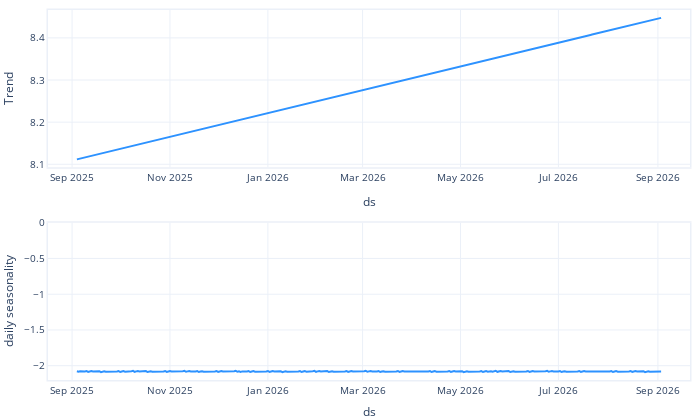

Notebook code for this chart:
### Code cell
modelo.plot_components(previsao_futura)

### Figure 1 — Plotly figure (JSON) as saved in the notebook; plotly's stock layout.template omitted (floating-point values rounded to 4 significant figures; data arrays with more than 128 entries replaced by an {"elided": "..."} marker saying what was removed)
{"data": [{"line": {"color": "#2d92ff", "width": 2}, "mode": "lines", "name": "Trend", "showlegend": false, "type": "scatter", "x": {"elided": "365 str values"}, "xaxis": "x", "y": {"elided": "365 float values"}, "yaxis": "y"}, {"line": {"color": "#2d92ff", "width": 2}, "mode": "lines", "name": "daily seasonality", "showlegend": false, "type": "scatter", "x": {"elided": "365 str values"}, "xaxis": "x2", "y": {"elided": "365 float values"}, "yaxis": "y2"}], "layout": {"autosize": true, "font": {"size": 10}, "height": 420, "hovermode": "x unified", "legend": {"traceorder": "reversed", "y": 0.1}, "margin": {"b": 0, "l": 0, "pad": 0, "r": 10, "t": 10}, "title": {"font": {"size": 12}}, "width": 700, "xaxis": {"anchor": "y", "domain": [0, 1], "linewidth": 1.5, "mirror": true, "range": ["2025-08-17T00:00:00", "2026-09-21T00:00:00"], "showline": true, "title": {"text": "ds"}, "type": "date"}, "xaxis2": {"anchor": "y2", "domain": [0, 1], "linewidth": 1.5, "mirror": true, "range": ["2025-08-17T00:00:00", "2026-09-21T00:00:00"], "showline": true, "title": {"text": "ds"}, "type": "date"}, "yaxis": {"anchor": "x", "domain": [0.575, 1], "linewidth": 1.5, "mirror": true, "rangemode": "normal", "showline": true, "title": {"text": "Trend"}}, "yaxis2": {"anchor": "x2", "domain": [0, 0.425], "linewidth": 1.5, "mirror": true, "rangemode": "tozero", "showline": true, "title": {"text": "daily seasonality"}}}}
